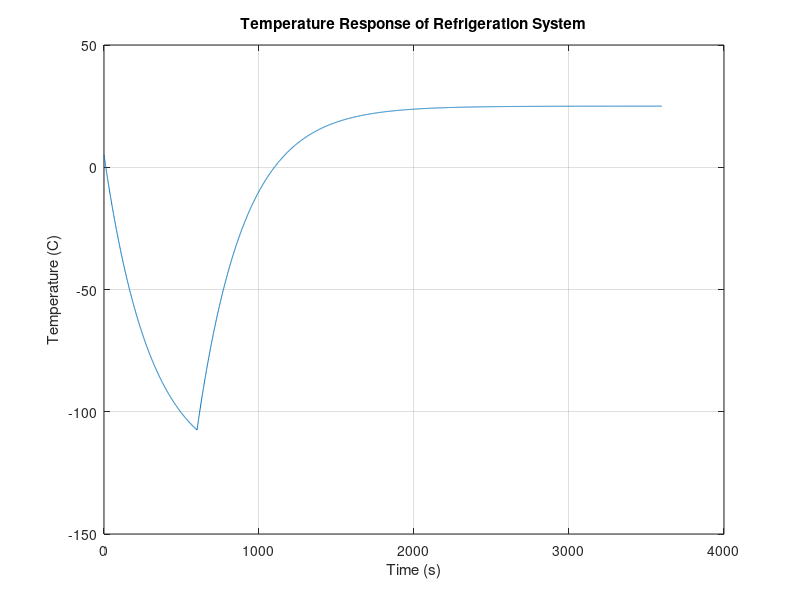

This figure's MATLAB source:
% Parameters
T_ambient = 25;    % Ambient temperature (C)
P_comp = 500;      % Compressor cooling power (W)
C_p = 1000;        % Effective heat capacity (J/C)
tau = 300;         % Time constant (s)
delta_t = 1;       % Sampling time (s)
sim_time = 3600;   % Total simulation time (s)

% Initialize
T = zeros(1, sim_time); % Temperature array
T(1) = 5;               % Initial temperature (C)
u = zeros(1, sim_time); % Control input array (0 = off, 1 = on)

% Example control sequence (turn on and off at specific intervals)
u(1:600) = 1;  % Turn on compressor for 10 minutes
u(601:1200) = 0; % Turn off for 10 minutes
% Continue pattern...

% Simulation loop
for k = 1:sim_time-1
    T(k+1) = T(k) + delta_t * ( -(1/tau) * (T(k) - T_ambient) - (P_comp/C_p) * u(k) );
end

% Plotting
time = 0:delta_t:(sim_time-1)*delta_t;
plot(time, T);
xlabel('Time (s)');
ylabel('Temperature (C)');
title('Temperature Response of Refrigeration System');
grid on;
